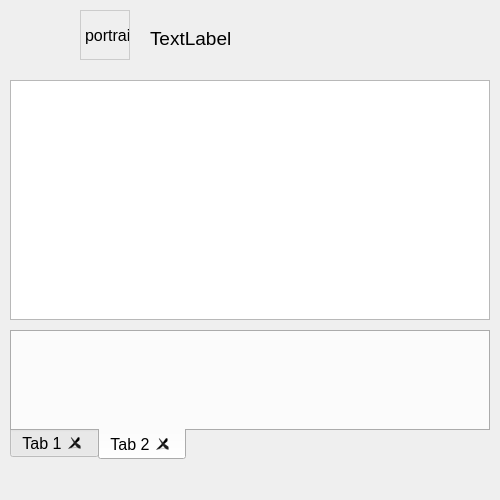
<?xml version="1.0" encoding="UTF-8"?>
<ui version="4.0">
 <class>chatWindow</class>
 <widget class="QWidget" name="chatWindow">
  <property name="geometry">
   <rect>
    <x>0</x>
    <y>0</y>
    <width>500</width>
    <height>500</height>
   </rect>
  </property>
  <property name="minimumSize">
   <size>
    <width>500</width>
    <height>500</height>
   </size>
  </property>
  <property name="font">
   <font>
    <pointsize>12</pointsize>
   </font>
  </property>
  <property name="windowTitle">
   <string>Chat</string>
  </property>
  <property name="locale">
   <locale language="Chinese" country="China"/>
  </property>
  <widget class="QTabWidget" name="convTab">
   <property name="geometry">
    <rect>
     <x>10</x>
     <y>330</y>
     <width>480</width>
     <height>130</height>
    </rect>
   </property>
   <property name="locale">
    <locale language="Chinese" country="China"/>
   </property>
   <property name="tabPosition">
    <enum>QTabWidget::South</enum>
   </property>
   <property name="tabShape">
    <enum>QTabWidget::Rounded</enum>
   </property>
   <property name="currentIndex">
    <number>1</number>
   </property>
   <property name="usesScrollButtons">
    <bool>false</bool>
   </property>
   <property name="tabsClosable">
    <bool>true</bool>
   </property>
   <widget class="QWidget" name="tab">
    <attribute name="title">
     <string>Tab 1</string>
    </attribute>
   </widget>
   <widget class="QWidget" name="tab_2">
    <attribute name="title">
     <string>Tab 2</string>
    </attribute>
   </widget>
  </widget>
  <widget class="QTextEdit" name="chatHistoryTextEdit">
   <property name="geometry">
    <rect>
     <x>10</x>
     <y>80</y>
     <width>480</width>
     <height>240</height>
    </rect>
   </property>
   <property name="locale">
    <locale language="Chinese" country="China"/>
   </property>
   <property name="documentTitle">
    <string/>
   </property>
   <property name="readOnly">
    <bool>true</bool>
   </property>
   <property name="textInteractionFlags">
    <set>Qt::TextSelectableByKeyboard|Qt::TextSelectableByMouse</set>
   </property>
  </widget>
  <widget class="QLabel" name="contactNameLabel">
   <property name="geometry">
    <rect>
     <x>150</x>
     <y>30</y>
     <width>271</width>
     <height>16</height>
    </rect>
   </property>
   <property name="font">
    <font>
     <pointsize>14</pointsize>
    </font>
   </property>
   <property name="text">
    <string>TextLabel</string>
   </property>
  </widget>
  <widget class="QLabel" name="portrait_label">
   <property name="geometry">
    <rect>
     <x>80</x>
     <y>10</y>
     <width>50</width>
     <height>50</height>
    </rect>
   </property>
   <property name="styleSheet">
    <string notr="true">border: 1px solid #ccc;</string>
   </property>
   <property name="text">
    <string>portrait</string>
   </property>
  </widget>
 </widget>
 <resources/>
 <connections/>
</ui>
